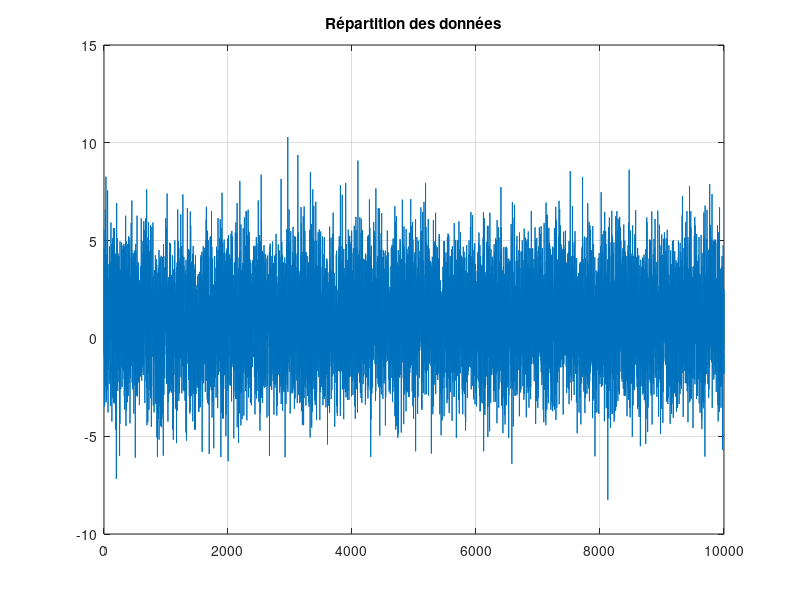

This chart was generated by the following MATLAB code:
clc; clear; close all

c11 = 0;
c00 = 0;
c10 = 2;
c01 = 1;

pi0 = 0.5;
pi1 = 0.5;
X = 2;
sigma = sqrt(4);

N = 1; %nb de mesures

n = 10000;


Z = zeros(N, n);
vraies_detection = zeros(N, n);

choix_jeu = menu("Choix du jeu de données", "Répartition aléatoire", "Répartition déterministe");

if choix_jeu == 1
    for i = 1:N
        nb_h0 = 0;
        nb_h1 = 0;
        for j = 1:n
            bruit = sigma * randn(1, 1);
            if (randn(1, 1) > 0 && nb_h0 < pi0*n )%choix aleatoire de l'hypothese
                Z(i, j) = bruit;
                nb_h0 = nb_h0 + 1;
                vraies_detection(j) = 0;
            elseif (nb_h1 < pi1*n)
                Z(i, j) = bruit + X;
                nb_h1 = nb_h1 + 1;
                vraies_detection(j) = 1;
            else
                Z(i, j) = bruit;
                nb_h0 = nb_h0 + 1;
                vraies_detection(j) = 0;
            end
        end
    end
else
    for i = 1:N
        nb_h0 = 0;
        nb_h1 = 0;
        for j = 1:n
            bruit = sigma * randn(1, 1);
            if (nb_h0 < n/2)%choix aleatoire de l'hypothese
                Z(i, j) = bruit;
                nb_h0 = nb_h0 + 1;
                vraies_detection(j) = 0;
            elseif (nb_h1 < pi1*n)
                Z(i, j) = bruit + X(i);
                nb_h1 = nb_h1 + 1;
                vraies_detection(j) = 1;
            end
        end
    end
end

save("data", "Z", "n", "c00", "c01", "c10", "c11", "sigma", "X", "pi0", "pi1", "vraies_detection", "N");

figure(1)
plot(Z(1,:))
grid()
title("Répartition des données")